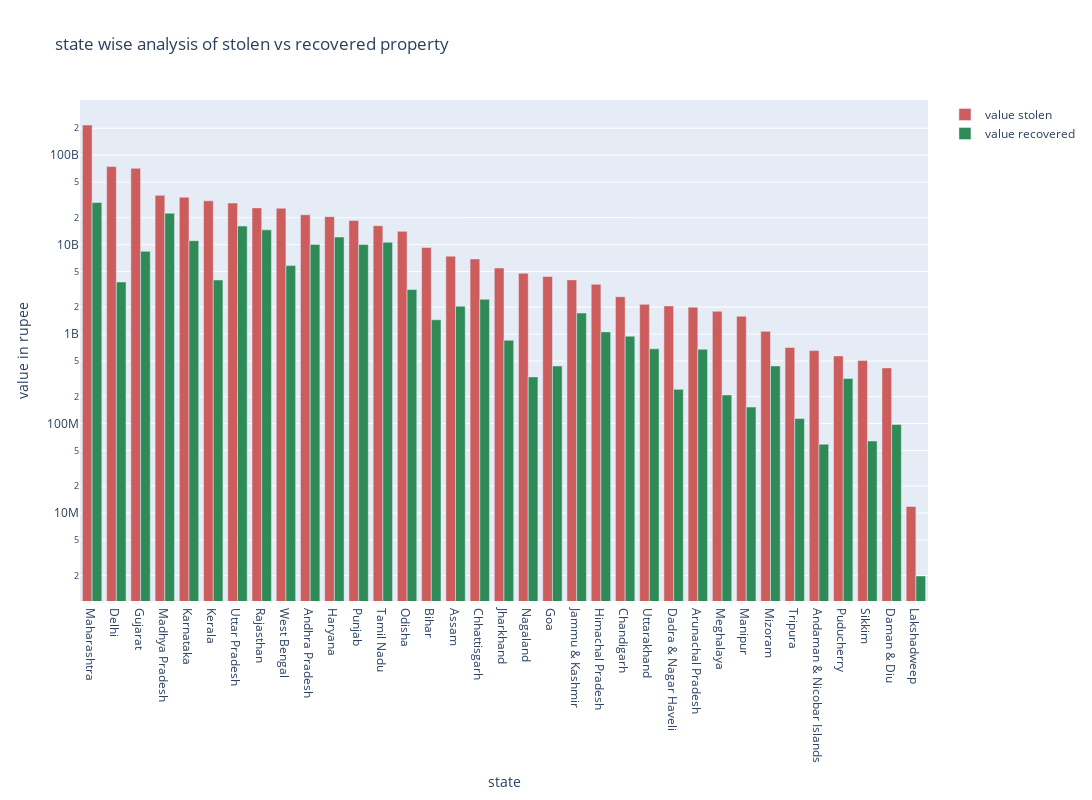

Notebook source saved alongside this figure:
### Code cell
fig = go.Figure()
fig.add_trace(go.Bar(x=state_wise_analysis['AREA_NAME'],
                    y=state_wise_analysis['VALUE_OF_PROPERTY_STOLEN'],
                    name="value stolen",
                    marker_color="indianred"))
fig.add_trace(go.Bar(x=state_wise_analysis['AREA_NAME'],
                    y=state_wise_analysis['VALUE_OF_PROPERTY_RECOVERED'],
                    name="value recovered",
                    marker_color="seagreen"))
fig.update_layout(title ="state wise analysis of stolen vs recovered property",
                 xaxis_title ="state",
                 yaxis_title ="value in rupee",
                 yaxis_type ="log",
                  barmode="group",
                 height =800,
                 width =1200)
fig.show()

### Figure 1 — Plotly figure (JSON) as saved in the notebook; plotly's stock layout.template omitted (floating-point values rounded to 4 significant figures)
{"data": [{"marker": {"color": "indianred"}, "name": "value stolen", "type": "bar", "x": ["Maharashtra", "Delhi", "Gujarat", "Madhya Pradesh", "Karnataka", "Kerala", "Uttar Pradesh", "Rajasthan", "West Bengal", "Andhra Pradesh", "Haryana", "Punjab", "Tamil Nadu", "Odisha", "Bihar", "Assam", "Chhattisgarh", "Jharkhand", "Nagaland", "Goa", "Jammu & Kashmir", "Himachal Pradesh", "Chandigarh", "Uttarakhand", "Dadra & Nagar Haveli", "Arunachal Pradesh", "Meghalaya", "Manipur", "Mizoram", "Tripura", "Andaman & Nicobar Islands", "Puducherry", "Sikkim", "Daman & Diu", "Lakshadweep"], "y": [217063089987, 74497210284, 71285745744, 35554532139, 33945698679, 30857528237, 29094427241, 25739605450, 25543386953, 21583696194, 20544901951, 18625442713, 16270244954, 14063656181, 9295129888, 7426993931, 6912572828, 5468354472, 4783250928, 4400660150, 4032599465, 3593845347, 2615635654, 2147406706, 2061977572, 1999247979, 1799060939, 1580844061, 1072176297, 707466988, 652963034, 568822255, 506448388, 418672357, 11812049]}, {"marker": {"color": "seagreen"}, "name": "value recovered", "type": "bar", "x": ["Maharashtra", "Delhi", "Gujarat", "Madhya Pradesh", "Karnataka", "Kerala", "Uttar Pradesh", "Rajasthan", "West Bengal", "Andhra Pradesh", "Haryana", "Punjab", "Tamil Nadu", "Odisha", "Bihar", "Assam", "Chhattisgarh", "Jharkhand", "Nagaland", "Goa", "Jammu & Kashmir", "Himachal Pradesh", "Chandigarh", "Uttarakhand", "Dadra & Nagar Haveli", "Arunachal Pradesh", "Meghalaya", "Manipur", "Mizoram", "Tripura", "Andaman & Nicobar Islands", "Puducherry", "Sikkim", "Daman & Diu", "Lakshadweep"], "y": [29543342881, 3822400256, 8409192128, 22427531681, 11079496779, 4023466295, 16116759792, 14614007333, 5822200089, 10042202784, 12157629227, 10005401525, 10628122452, 3143069274, 1444176791, 2050088094, 2450294352, 851682603, 332185747, 440225856, 1717500732, 1057496786, 946569182, 683096234, 240858466, 676669714, 208510278, 152832926, 439567409, 113733584, 58746894, 318754564, 63751540, 97627917, 1976521]}], "layout": {"barmode": "group", "height": 800, "title": {"text": "state wise analysis of stolen vs recovered property"}, "width": 1200, "xaxis": {"title": {"text": "state"}}, "yaxis": {"title": {"text": "value in rupee"}, "type": "log"}}}
